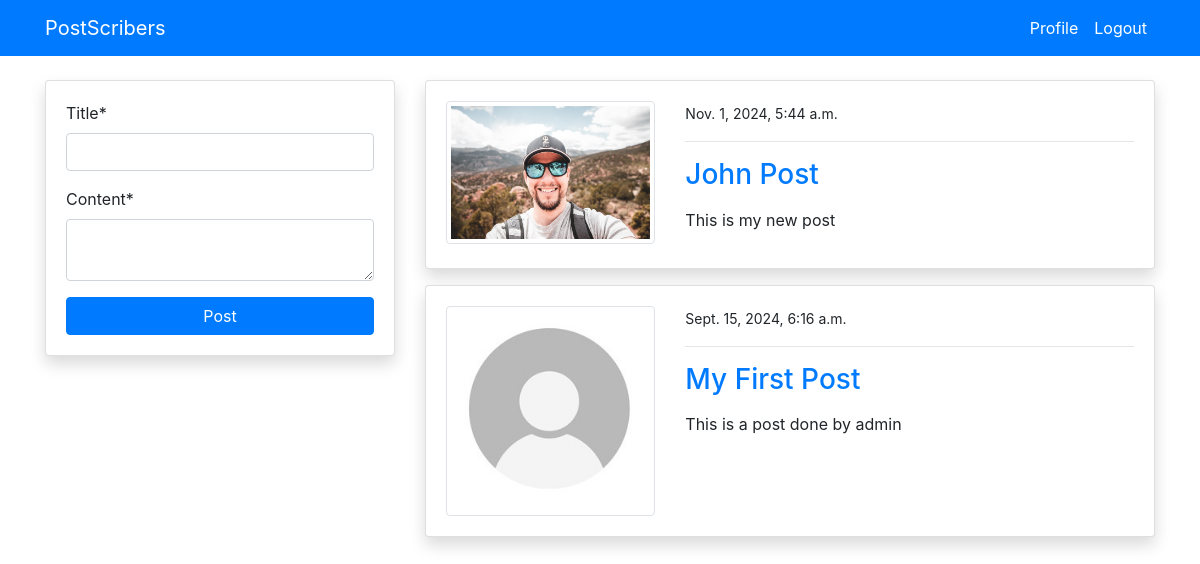
Page /blog/ (signed in) on the committed database.
### blog/models.py (models this page shows, shortened)
class PostModel(models.Model):
    title = models.CharField(max_length=100)
    content = models.TextField()
    author = models.ForeignKey(User, on_delete=models.CASCADE, null=True)
    date_created = models.DateTimeField(auto_now_add=True)
    class Meta:
        ordering = ('-date_created',)

### users/models.py (models this page shows, shortened)
class ProfileModel(models.Model):
    user = models.OneToOneField(User, on_delete=models.CASCADE)
    image = models.ImageField(default='default.jpg', upload_to='profile', validators=[FileExtensionValidator(['png', 'jpg'])])

### blog/views.py (the view)
# urls.py: path('blog/', views.index, name='blog-index'),
@login_required
def index(request):
    posts = PostModel.objects.all()
    if request.method == 'POST':
        form = PostModelForm(request.POST)
        if form.is_valid():
             instance = form.save(commit=False)
             instance.author = request.user
             instance.save()
             return redirect('blog-index')
    else:
        form = PostModelForm()
    context = {
        'posts': posts,
        'form': form
    }
    return render(request, 'blog/index.html', context)

### blog/forms.py
class PostModelForm(forms.ModelForm):
    content = forms.CharField(widget=forms.Textarea(attrs={'rows': 2}))
    class Meta:
        model = PostModel
        fields = ('title', 'content')

### templates/blog/index.html (shortened to what this page needs)
{% extends "partials/base.html" %}
{% load crispy_forms_tags %}
{% block content %}
    <div class="container">
        <div class="row mt-5 pt-3">
            <div class="col-md-4">
                <div class="card shadow my-3">
                    <div class="card-body">
                        <form method="POST">
                        {{ form|crispy }}
                        <input class="btn btn-primary btn-block" type="submit" value="Post">
                    </form>
                    </div>
                </div>
            </div>
            <div class="col-md-8">
                {% for post in posts %}
                <div class="card shadow my-3">
                    <div class="card-body">
                        <div class="row">
                            <div class="col-md-4">
                                <img class="img-thumbnail" src="{{ post.author.profilemodel.image.url    }}" alt="img">
                            </div>
                            <div class="col-md-8">
                                <small>{{ post.date_created }}</small>
                                <hr>
                                <a class="h3" href="{% url 'blog-post-detail' post.id %}">{{ post.title }}</a>
                                <p class="text-justify my-3">
                                    {{ post.content }}
                                </p>
                            </div>
                        </div>
                    </div>
                </div>
                {% endfor %}
            </div>
        </div>
    </div>
{% endblock  %}

### templates/partials/base.html (shortened to what this page needs)
{% load static %}
<!doctype html>
<html lang="en">
  <head>
    <link rel="stylesheet" href="https://cdn.jsdelivr.net/npm/bootstrap@4.6.2/dist/css/bootstrap.min.css">
    <link rel="stylesheet" href="{% static '/style.css' %}">
  </head>
  <body>
    {% include "partials/nav.html" %}
    {% block content %}
    {% endblock  %}
  </body>
</html>

### templates/partials/nav.html (shortened to what this page needs)
<nav class="navbar navbar-expand-lg navbar-primary bg-primary fixed-top">
    <div class="container">
      {% if request.user.is_authenticated %}
    <a class="navbar-brand text-white" href="{% url 'blog-index' %}">PostScribers</a>
    <div class="collapse navbar-collapse" id="navbarSupportedContent">
      <ul class="navbar-nav ml-auto">
        <li class="nav-item active">
          <a class="nav-link text-white" href="{% url 'users-profile' %}">Profile <span class="sr-only">(current)</span></a>
        </li>
        <li class="nav-item">
          <a class="nav-link text-white" href="{% url 'users-logout' %}">Logout</a>
        </li>
      </ul>
      {% endif %}
    </div>
</div>
  </nav>

### rows in the picture
PostModel: author.profilemodel.image (picture), date_created "Nov. 1, 2024, 5:44 a.m.", title "John Post", content "This is my new post"
PostModel: author.profilemodel.image (placeholder picture), date_created "Sept. 15, 2024, 6:16 a.m.", title "My First Post", content "This is a post done by admin"
